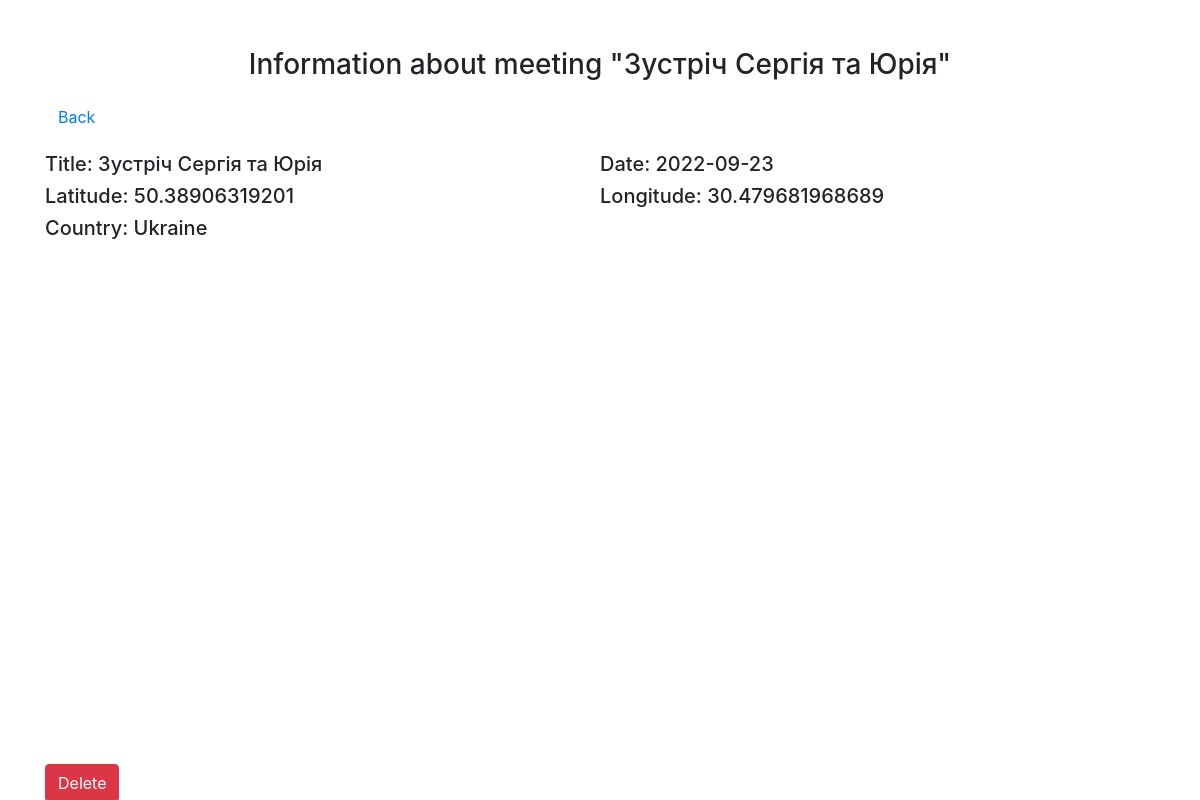
Screenshot of /info.php?id=33 with the database file from the repository.
### tables this page shows
CREATE TABLE `meetings` (
  `id` int(11) NOT NULL,
  `title` varchar(255) DEFAULT NULL,
  `date` date NOT NULL,
  `latitude` double DEFAULT NULL,
  `longitude` double DEFAULT NULL,
  `country` varchar(255) DEFAULT NULL
);

### info.php (the view, shortened to what this page needs)
<?php
    require 'config/connect.php';
    $id = $_GET['id'];
    $sql = "SELECT * FROM `meetings` WHERE `meetings`.`id` = '$id'";
    $query = $pdo->prepare($sql);
    $query->execute( );
    $meet = $query->fetchAll(PDO::FETCH_ASSOC);
?>
<!DOCTYPE html>
<html lang="en">
    <head>
        <link rel="stylesheet" href="https://cdn.jsdelivr.net/npm/bootstrap@4.6.1/dist/css/bootstrap.min.css">
    </head>
    <body>
        <div class="container">
            <h3 class="text-center mt-5">Information about meeting "<?= $meet[0]['title'] ?>"</h3>
            <a href="index.php" class="btn btn-link mt-2">Back</a>
            <div class="d-flex justify-content-between flex-wrap mt-3">
                <h5 class="w-50">Title: <?= $meet[0]['title'] ?></h5>
                <h5 class="w-50">Date: <?= $meet[0]['date'] ?></h5>
                <?php if ($meet[0]['latitude'] != NULL) { ?>
                    <h5 class="w-50" id="latitude">Latitude: <span><?= $meet[0]['latitude'] ?></span></h5>
                    <h5 class="w-50" id="longitude">Longitude: <span><?= $meet[0]['longitude'] ?></span></h5>
                <?php
                }
                ?>
                <h5 class="w-50">Country: <?= $meet[0]['country'] ?></h5>
            </div>
            <?php if ($meet[0]['latitude'] != NULL) { ?>
                <div id="map"></div>
            <?php
            }
            ?>
            <a href='delete.php?id=<?= $id ?>' class="btn btn-danger mt-3">Delete</a>
        </div>
    </body>
</html>

### info.php (style rules this page uses)
#map { height: 500px; width: 100%; }

### rows the page displays
meetings: title "Зустріч Сергія та Юрія", date "2022-09-23", latitude "50.38906319201", longitude "30.479681968689", country "Ukraine"
